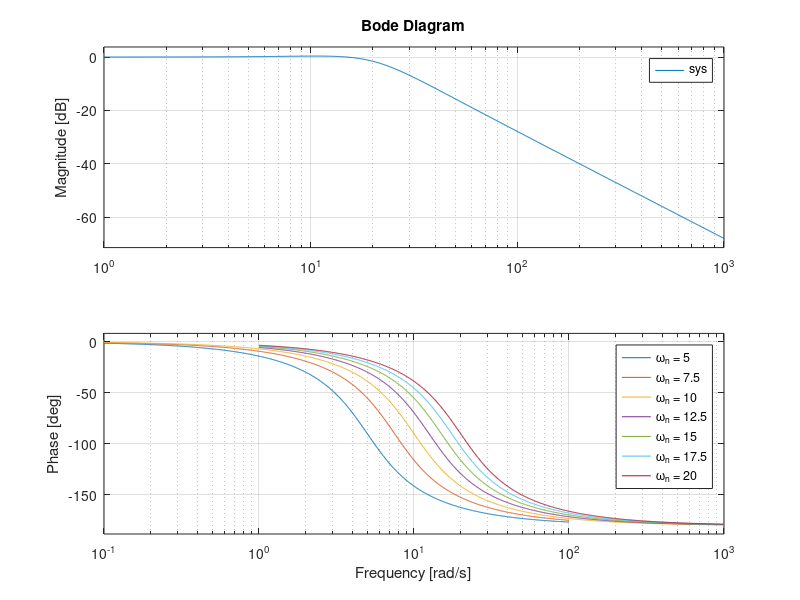

This chart was generated by the following MATLAB code:
%
% Aramis Kelkelyan
% MAE 376: EC 19.3
% Date: 05/02/2022
%-----------------------------------------
%Frequency Response Function
%% A
clear;clc;clf;

zeta = linspace(0.6,10,7);
omega_n = 5;

for ii = 1:length(zeta)
    num = omega_n*omega_n;
    den = [1, 2*zeta(ii)*omega_n, omega_n*omega_n];
    sys = tf(num,den);
    bode(sys);
    hold on;
end

hold off;
legend('\zeta = 0.6', '\zeta = 2.167', '\zeta = 3.733', '\zeta = 5.3', '\zeta = 6.867', '\zeta = 8.433', '\zeta = 10');
%Smaller damping allows for higher resonant peaks

%% B
clear;clc;clf;

zeta = 0.6;
omega_n = linspace(5,20,7);
for ii = 1:length(omega_n)
    num = omega_n(ii)*omega_n(ii);
    den = [1, 2*zeta*omega_n(ii), omega_n(ii)*omega_n(ii)];
    sys = tf(num,den);
    bode(sys);
    hold on;
end

hold off;
legend('\omega_{n} = 5', '\omega_n = 7.5', '\omega_n = 10', '\omega_n = 12.5', '\omega_n = 15', '\omega_n = 17.5', '\omega_n = 20');
%Bandwidth decreases as natural frequency increases
